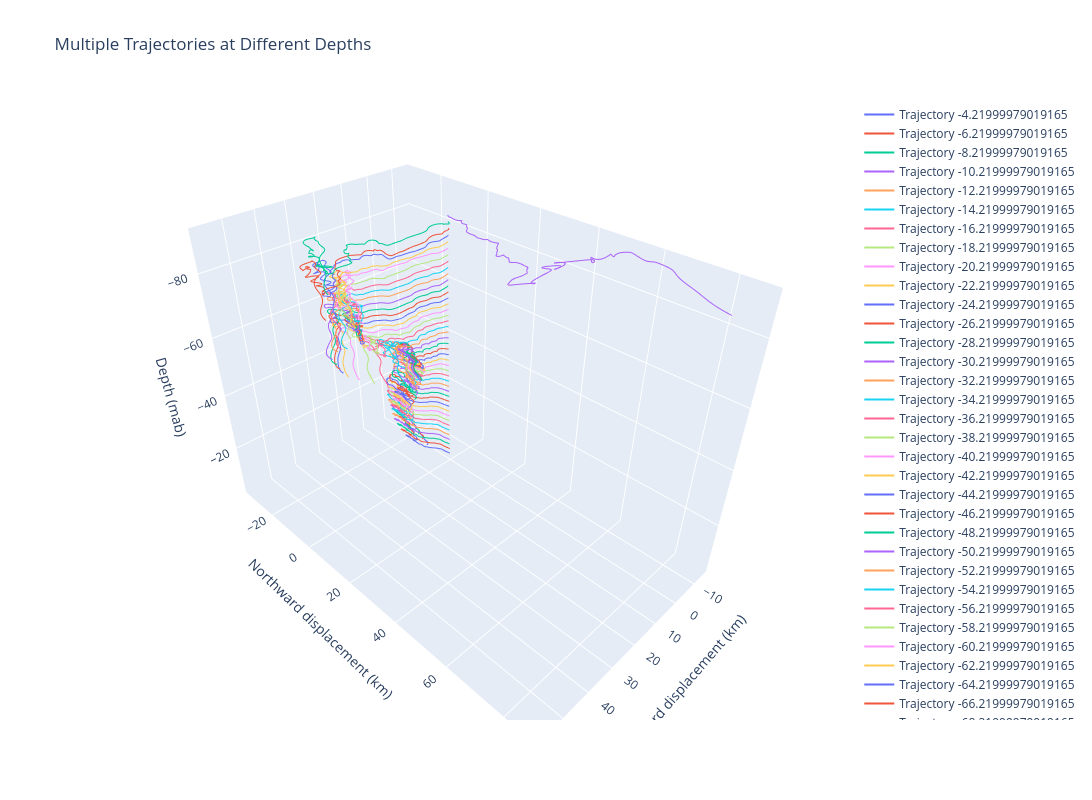

Notebook source saved alongside this figure:
### Code cell
from matplotlib import pyplot
depthT = [-1 * x for x in dataC['depth'][0:44]]
pyplot.rcParams['figure.dpi'] = 200
pyplot.rcParams['savefig.dpi'] = 200

import plotly.graph_objects as go
import numpy as np

fig = go.Figure()

dt = 30*60
for i in range(0,44):
    x = np.cumsum(savgol_filter(u_re5[:,i],24,2)/1000) * dt  # Eastward displacement (m)
    y = np.cumsum(savgol_filter(v_re5[:,i],24,2)/1000) * dt  # Northward displacement (m)
    x_km = x / 1000
    y_km = y / 1000
    z = np.full_like(x_km, depthT[i])

    fig.add_trace(go.Scatter3d(
        x=x_km, y=y_km, z=z,
        mode='lines',
        name=f"Trajectory {depthT[i]}"
    ))

# Layout settings
fig.update_layout(
    title="Multiple Trajectories at Different Depths",
    scene=dict(
        xaxis_title="X",
        yaxis_title="Y",
        zaxis_title="Depth"
    )
)

fig.update_layout(
    title="Multiple Trajectories at Different Depths",
    scene=dict(
        xaxis_title="Eastward displacement (km)",
        yaxis_title="Northward displacement (km)",
        zaxis=dict(
            title="Depth (mab)",
            autorange="reversed"   # Invert the z-axis
        )
    ),
    width=1200,
    height=800
)


fig.show()

### Figure 1 — Plotly figure (JSON) as saved in the notebook; plotly's stock layout.template omitted (floating-point values rounded to 4 significant figures; data arrays with more than 128 entries replaced by an {"elided": "..."} marker saying what was removed)
{"data": [{"mode": "lines", "name": "Trajectory -4.21999979019165", "x": {"elided": "600 float values"}, "y": {"elided": "600 float values"}, "z": {"elided": "600 float values"}, "type": "scatter3d"}, {"mode": "lines", "name": "Trajectory -6.21999979019165", "x": {"elided": "600 float values"}, "y": {"elided": "600 float values"}, "z": {"elided": "600 float values"}, "type": "scatter3d"}, {"mode": "lines", "name": "Trajectory -8.21999979019165", "x": {"elided": "600 float values"}, "y": {"elided": "600 float values"}, "z": {"elided": "600 float values"}, "type": "scatter3d"}, {"mode": "lines", "name": "Trajectory -10.21999979019165", "x": {"elided": "600 float values"}, "y": {"elided": "600 float values"}, "z": {"elided": "600 float values"}, "type": "scatter3d"}, {"mode": "lines", "name": "Trajectory -12.21999979019165", "x": {"elided": "600 float values"}, "y": {"elided": "600 float values"}, "z": {"elided": "600 float values"}, "type": "scatter3d"}, {"mode": "lines", "name": "Trajectory -14.21999979019165", "x": {"elided": "600 float values"}, "y": {"elided": "600 float values"}, "z": {"elided": "600 float values"}, "type": "scatter3d"}, {"mode": "lines", "name": "Trajectory -16.21999979019165", "x": {"elided": "600 float values"}, "y": {"elided": "600 float values"}, "z": {"elided": "600 float values"}, "type": "scatter3d"}, {"mode": "lines", "name": "Trajectory -18.21999979019165", "x": {"elided": "600 float values"}, "y": {"elided": "600 float values"}, "z": {"elided": "600 float values"}, "type": "scatter3d"}, {"mode": "lines", "name": "Trajectory -20.21999979019165", "x": {"elided": "600 float values"}, "y": {"elided": "600 float values"}, "z": {"elided": "600 float values"}, "type": "scatter3d"}, {"mode": "lines", "name": "Trajectory -22.21999979019165", "x": {"elided": "600 float values"}, "y": {"elided": "600 float values"}, "z": {"elided": "600 float values"}, "type": "scatter3d"}, {"mode": "lines", "name": "Trajectory -24.21999979019165", "x": {"elided": "600 float values"}, "y": {"elided": "600 float values"}, "z": {"elided": "600 float values"}, "type": "scatter3d"}, {"mode": "lines", "name": "Trajectory -26.21999979019165", "x": {"elided": "600 float values"}, "y": {"elided": "600 float values"}, "z": {"elided": "600 float values"}, "type": "scatter3d"}, {"mode": "lines", "name": "Trajectory -28.21999979019165", "x": {"elided": "600 float values"}, "y": {"elided": "600 float values"}, "z": {"elided": "600 float values"}, "type": "scatter3d"}, {"mode": "lines", "name": "Trajectory -30.21999979019165", "x": {"elided": "600 float values"}, "y": {"elided": "600 float values"}, "z": {"elided": "600 float values"}, "type": "scatter3d"}, {"mode": "lines", "name": "Trajectory -32.21999979019165", "x": {"elided": "600 float values"}, "y": {"elided": "600 float values"}, "z": {"elided": "600 float values"}, "type": "scatter3d"}, {"mode": "lines", "name": "Trajectory -34.21999979019165", "x": {"elided": "600 float values"}, "y": {"elided": "600 float values"}, "z": {"elided": "600 float values"}, "type": "scatter3d"}, {"mode": "lines", "name": "Trajectory -36.21999979019165", "x": {"elided": "600 float values"}, "y": {"elided": "600 float values"}, "z": {"elided": "600 float values"}, "type": "scatter3d"}, {"mode": "lines", "name": "Trajectory -38.21999979019165", "x": {"elided": "600 float values"}, "y": {"elided": "600 float values"}, "z": {"elided": "600 float values"}, "type": "scatter3d"}, {"mode": "lines", "name": "Trajectory -40.21999979019165", "x": {"elided": "600 float values"}, "y": {"elided": "600 float values"}, "z": {"elided": "600 float values"}, "type": "scatter3d"}, {"mode": "lines", "name": "Trajectory -42.21999979019165", "x": {"elided": "600 float values"}, "y": {"elided": "600 float values"}, "z": {"elided": "600 float values"}, "type": "scatter3d"}, {"mode": "lines", "name": "Trajectory -44.21999979019165", "x": {"elided": "600 float values"}, "y": {"elided": "600 float values"}, "z": {"elided": "600 float values"}, "type": "scatter3d"}, {"mode": "lines", "name": "Trajectory -46.21999979019165", "x": {"elided": "600 float values"}, "y": {"elided": "600 float values"}, "z": {"elided": "600 float values"}, "type": "scatter3d"}, {"mode": "lines", "name": "Trajectory -48.21999979019165", "x": {"elided": "600 float values"}, "y": {"elided": "600 float values"}, "z": {"elided": "600 float values"}, "type": "scatter3d"}, {"mode": "lines", "name": "Trajectory -50.21999979019165", "x": {"elided": "600 float values"}, "y": {"elided": "600 float values"}, "z": {"elided": "600 float values"}, "type": "scatter3d"}, {"mode": "lines", "name": "Trajectory -52.21999979019165", "x": {"elided": "600 float values"}, "y": {"elided": "600 float values"}, "z": {"elided": "600 float values"}, "type": "scatter3d"}, {"mode": "lines", "name": "Trajectory -54.21999979019165", "x": {"elided": "600 float values"}, "y": {"elided": "600 float values"}, "z": {"elided": "600 float values"}, "type": "scatter3d"}, {"mode": "lines", "name": "Trajectory -56.21999979019165", "x": {"elided": "600 float values"}, "y": {"elided": "600 float values"}, "z": {"elided": "600 float values"}, "type": "scatter3d"}, {"mode": "lines", "name": "Trajectory -58.21999979019165", "x": {"elided": "600 float values"}, "y": {"elided": "600 float values"}, "z": {"elided": "600 float values"}, "type": "scatter3d"}, {"mode": "lines", "name": "Trajectory -60.21999979019165", "x": {"elided": "600 float values"}, "y": {"elided": "600 float values"}, "z": {"elided": "600 float values"}, "type": "scatter3d"}, {"mode": "lines", "name": "Trajectory -62.21999979019165", "x": {"elided": "600 float values"}, "y": {"elided": "600 float values"}, "z": {"elided": "600 float values"}, "type": "scatter3d"}, {"mode": "lines", "name": "Trajectory -64.21999979019165", "x": {"elided": "600 float values"}, "y": {"elided": "600 float values"}, "z": {"elided": "600 float values"}, "type": "scatter3d"}, {"mode": "lines", "name": "Trajectory -66.21999979019165", "x": {"elided": "600 float values"}, "y": {"elided": "600 float values"}, "z": {"elided": "600 float values"}, "type": "scatter3d"}, {"mode": "lines", "name": "Trajectory -68.21999979019165", "x": {"elided": "600 float values"}, "y": {"elided": "600 float values"}, "z": {"elided": "600 float values"}, "type": "scatter3d"}, {"mode": "lines", "name": "Trajectory -70.21999979019165", "x": {"elided": "600 float values"}, "y": {"elided": "600 float values"}, "z": {"elided": "600 float values"}, "type": "scatter3d"}, {"mode": "lines", "name": "Trajectory -72.21999979019165", "x": {"elided": "600 float values"}, "y": {"elided": "600 float values"}, "z": {"elided": "600 float values"}, "type": "scatter3d"}, {"mode": "lines", "name": "Trajectory -74.21999979019165", "x": {"elided": "600 float values"}, "y": {"elided": "600 float values"}, "z": {"elided": "600 float values"}, "type": "scatter3d"}, {"mode": "lines", "name": "Trajectory -76.21999979019165", "x": {"elided": "600 float values"}, "y": {"elided": "600 float values"}, "z": {"elided": "600 float values"}, "type": "scatter3d"}, {"mode": "lines", "name": "Trajectory -78.21999979019165", "x": {"elided": "600 float values"}, "y": {"elided": "600 float values"}, "z": {"elided": "600 float values"}, "type": "scatter3d"}, {"mode": "lines", "name": "Trajectory -80.21999979019165", "x": {"elided": "600 float values"}, "y": {"elided": "600 float values"}, "z": {"elided": "600 float values"}, "type": "scatter3d"}, {"mode": "lines", "name": "Trajectory -82.21999979019165", "x": {"elided": "600 float values"}, "y": {"elided": "600 float values"}, "z": {"elided": "600 float values"}, "type": "scatter3d"}, {"mode": "lines", "name": "Trajectory -84.21999979019165", "x": {"elided": "600 float values"}, "y": {"elided": "600 float values"}, "z": {"elided": "600 float values"}, "type": "scatter3d"}, {"mode": "lines", "name": "Trajectory -86.21999979019165", "x": {"elided": "600 float values"}, "y": {"elided": "600 float values"}, "z": {"elided": "600 float values"}, "type": "scatter3d"}, {"mode": "lines", "name": "Trajectory -88.21999979019165", "x": {"elided": "600 float values"}, "y": {"elided": "600 float values"}, "z": {"elided": "600 float values"}, "type": "scatter3d"}, {"mode": "lines", "name": "Trajectory -90.21999979019165", "x": {"elided": "600 float values"}, "y": {"elided": "600 float values"}, "z": {"elided": "600 float values"}, "type": "scatter3d"}], "layout": {"title": {"text": "Multiple Trajectories at Different Depths"}, "scene": {"xaxis": {"title": {"text": "Eastward displacement (km)"}}, "yaxis": {"title": {"text": "Northward displacement (km)"}}, "zaxis": {"title": {"text": "Depth (mab)"}, "autorange": "reversed"}}, "width": 1200, "height": 800}}
